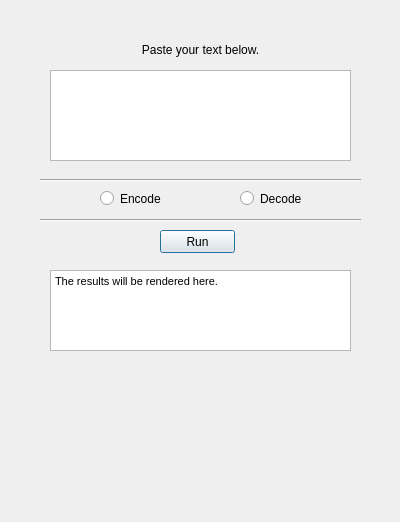
<?xml version="1.0" encoding="UTF-8"?>
<ui version="4.0">
 <class>Dialog</class>
 <widget class="QDialog" name="Dialog">
  <property name="geometry">
   <rect>
    <x>0</x>
    <y>0</y>
    <width>400</width>
    <height>522</height>
   </rect>
  </property>
  <property name="windowTitle">
   <string>Dialog</string>
  </property>
  <widget class="QPushButton" name="run">
   <property name="geometry">
    <rect>
     <x>160</x>
     <y>230</y>
     <width>75</width>
     <height>23</height>
    </rect>
   </property>
   <property name="styleSheet">
    <string notr="true">font: 8pt &quot;Courier New&quot;;</string>
   </property>
   <property name="text">
    <string>Run</string>
   </property>
  </widget>
  <widget class="QRadioButton" name="encode">
   <property name="geometry">
    <rect>
     <x>100</x>
     <y>190</y>
     <width>82</width>
     <height>17</height>
    </rect>
   </property>
   <property name="styleSheet">
    <string notr="true">font: 8pt &quot;Courier New&quot;;</string>
   </property>
   <property name="text">
    <string>Encode</string>
   </property>
  </widget>
  <widget class="QRadioButton" name="decode">
   <property name="geometry">
    <rect>
     <x>240</x>
     <y>190</y>
     <width>82</width>
     <height>17</height>
    </rect>
   </property>
   <property name="styleSheet">
    <string notr="true">font: 8pt &quot;Courier New&quot;;</string>
   </property>
   <property name="text">
    <string>Decode</string>
   </property>
  </widget>
  <widget class="QTextEdit" name="text">
   <property name="geometry">
    <rect>
     <x>50</x>
     <y>70</y>
     <width>301</width>
     <height>91</height>
    </rect>
   </property>
   <property name="styleSheet">
    <string notr="true">font: 8pt &quot;Courier New&quot;;</string>
   </property>
   <property name="html">
    <string>&lt;!DOCTYPE HTML PUBLIC &quot;-//W3C//DTD HTML 4.0//EN&quot; &quot;http://www.w3.org/TR/REC-html40/strict.dtd&quot;&gt;
&lt;html&gt;&lt;head&gt;&lt;meta name=&quot;qrichtext&quot; content=&quot;1&quot; /&gt;&lt;style type=&quot;text/css&quot;&gt;
p, li { white-space: pre-wrap; }
&lt;/style&gt;&lt;/head&gt;&lt;body style=&quot; font-family:'Courier New'; font-size:8pt; font-weight:400; font-style:normal;&quot;&gt;
&lt;p style=&quot;-qt-paragraph-type:empty; margin-top:0px; margin-bottom:0px; margin-left:0px; margin-right:0px; -qt-block-indent:0; text-indent:0px;&quot;&gt;&lt;br /&gt;&lt;/p&gt;&lt;/body&gt;&lt;/html&gt;</string>
   </property>
  </widget>
  <widget class="QLabel" name="label">
   <property name="geometry">
    <rect>
     <x>50</x>
     <y>40</y>
     <width>301</width>
     <height>20</height>
    </rect>
   </property>
   <property name="styleSheet">
    <string notr="true">font: 8pt &quot;Courier New&quot;;</string>
   </property>
   <property name="text">
    <string>&lt;html&gt;&lt;head/&gt;&lt;body&gt;&lt;p align=&quot;center&quot;&gt;Paste your text below.&lt;/p&gt;&lt;/body&gt;&lt;/html&gt;</string>
   </property>
  </widget>
  <widget class="QTextEdit" name="visualizer">
   <property name="geometry">
    <rect>
     <x>50</x>
     <y>270</y>
     <width>301</width>
     <height>81</height>
    </rect>
   </property>
   <property name="styleSheet">
    <string notr="true">font: 8pt &quot;Courier New&quot;;</string>
   </property>
   <property name="html">
    <string>&lt;!DOCTYPE HTML PUBLIC &quot;-//W3C//DTD HTML 4.0//EN&quot; &quot;http://www.w3.org/TR/REC-html40/strict.dtd&quot;&gt;
&lt;html&gt;&lt;head&gt;&lt;meta name=&quot;qrichtext&quot; content=&quot;1&quot; /&gt;&lt;style type=&quot;text/css&quot;&gt;
p, li { white-space: pre-wrap; }
&lt;/style&gt;&lt;/head&gt;&lt;body style=&quot; font-family:'Courier New'; font-size:8pt; font-weight:400; font-style:normal;&quot;&gt;
&lt;p align=&quot;justify&quot; style=&quot; margin-top:0px; margin-bottom:0px; margin-left:0px; margin-right:0px; -qt-block-indent:0; text-indent:0px;&quot;&gt;The results will be rendered here.&lt;/p&gt;&lt;/body&gt;&lt;/html&gt;</string>
   </property>
  </widget>
  <widget class="Line" name="line">
   <property name="geometry">
    <rect>
     <x>40</x>
     <y>210</y>
     <width>321</width>
     <height>20</height>
    </rect>
   </property>
   <property name="orientation">
    <enum>Qt::Horizontal</enum>
   </property>
  </widget>
  <widget class="Line" name="line_2">
   <property name="geometry">
    <rect>
     <x>40</x>
     <y>170</y>
     <width>321</width>
     <height>20</height>
    </rect>
   </property>
   <property name="orientation">
    <enum>Qt::Horizontal</enum>
   </property>
  </widget>
 </widget>
 <resources/>
 <connections/>
</ui>
